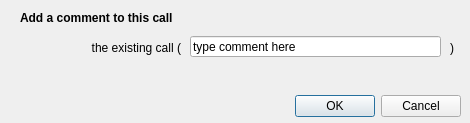
<?xml version="1.0" encoding="UTF-8"?>
<ui version="4.0">
 <class>AddCommentDialog</class>
 <widget class="QDialog" name="AddCommentDialog">
  <property name="geometry">
   <rect>
    <x>0</x>
    <y>0</y>
    <width>470</width>
    <height>123</height>
   </rect>
  </property>
  <property name="windowTitle">
   <string>Add Comment</string>
  </property>
  <widget class="QDialogButtonBox" name="buttonBox">
   <property name="geometry">
    <rect>
     <x>120</x>
     <y>90</y>
     <width>341</width>
     <height>32</height>
    </rect>
   </property>
   <property name="orientation">
    <enum>Qt::Horizontal</enum>
   </property>
   <property name="standardButtons">
    <set>QDialogButtonBox::Cancel|QDialogButtonBox::Ok</set>
   </property>
  </widget>
  <widget class="QLabel" name="label">
   <property name="geometry">
    <rect>
     <x>20</x>
     <y>10</y>
     <width>181</width>
     <height>16</height>
    </rect>
   </property>
   <property name="font">
    <font>
     <bold>true</bold>
    </font>
   </property>
   <property name="text">
    <string>Add a comment to this call</string>
   </property>
  </widget>
  <widget class="QLabel" name="existingCall">
   <property name="geometry">
    <rect>
     <x>60</x>
     <y>40</y>
     <width>121</width>
     <height>16</height>
    </rect>
   </property>
   <property name="text">
    <string>the existing call (</string>
   </property>
   <property name="alignment">
    <set>Qt::AlignRight|Qt::AlignTrailing|Qt::AlignVCenter</set>
   </property>
  </widget>
  <widget class="QLineEdit" name="theComment">
   <property name="geometry">
    <rect>
     <x>190</x>
     <y>36</y>
     <width>251</width>
     <height>21</height>
    </rect>
   </property>
   <property name="text">
    <string>type comment here</string>
   </property>
  </widget>
  <widget class="QLabel" name="closeParen">
   <property name="geometry">
    <rect>
     <x>450</x>
     <y>40</y>
     <width>58</width>
     <height>16</height>
    </rect>
   </property>
   <property name="text">
    <string>)</string>
   </property>
  </widget>
 </widget>
 <resources/>
 <connections>
  <connection>
   <sender>buttonBox</sender>
   <signal>accepted()</signal>
   <receiver>AddCommentDialog</receiver>
   <slot>accept()</slot>
   <hints>
    <hint type="sourcelabel">
     <x>248</x>
     <y>254</y>
    </hint>
    <hint type="destinationlabel">
     <x>157</x>
     <y>274</y>
    </hint>
   </hints>
  </connection>
  <connection>
   <sender>buttonBox</sender>
   <signal>rejected()</signal>
   <receiver>AddCommentDialog</receiver>
   <slot>reject()</slot>
   <hints>
    <hint type="sourcelabel">
     <x>316</x>
     <y>260</y>
    </hint>
    <hint type="destinationlabel">
     <x>286</x>
     <y>274</y>
    </hint>
   </hints>
  </connection>
 </connections>
</ui>
